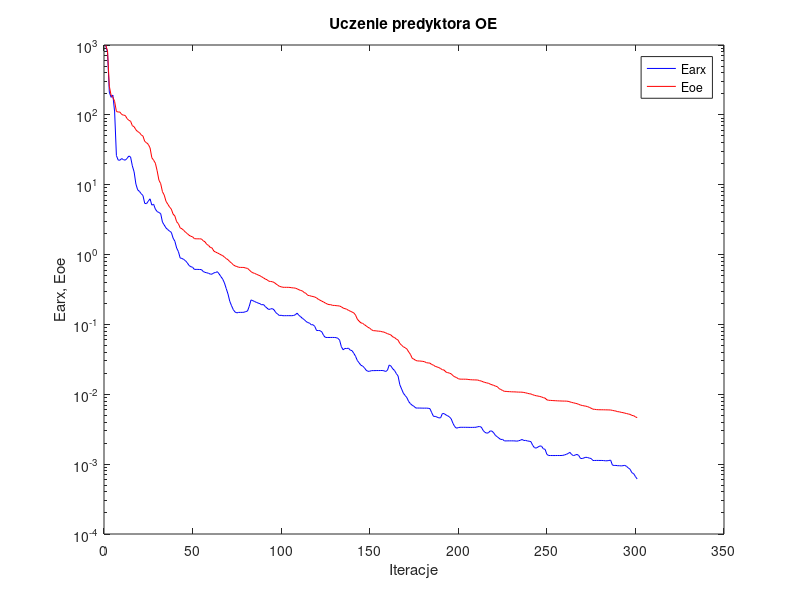
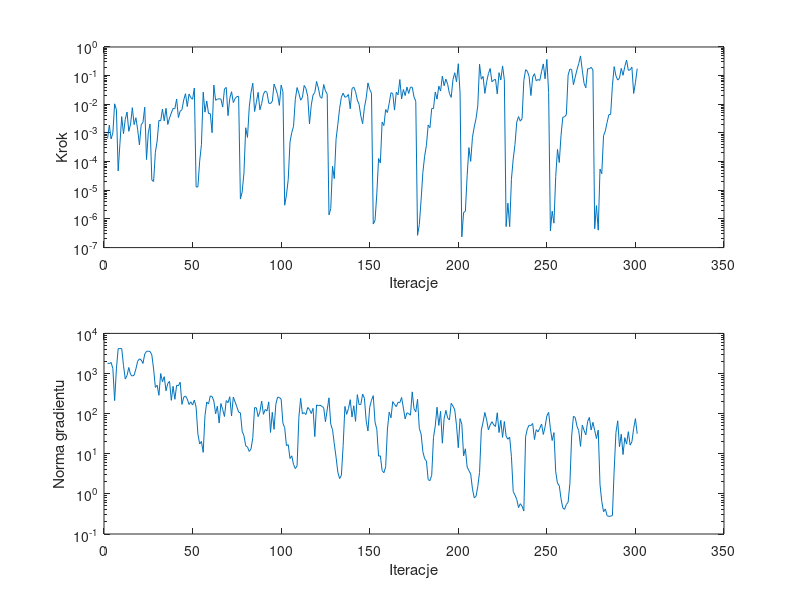

MATLAB code for these plots, in order:
%uczenie predyktora oe
clear all;
n=0; farx(n+1)=9.809625e+002; foe(n+1)=9.910724e+002; wspucz(n+1)=0.000000e+000; ng(n+1)=0.000000e+000;
%odnowa zmiennej metryki
n=1; farx(n+1)=7.798938e+002; foe(n+1)=8.210938e+002; krok(n+1)=6.399708e-004; ng(n+1)=1.819925e+003;
n=2; farx(n+1)=2.115992e+002; foe(n+1)=2.571963e+002; krok(n+1)=1.889589e-003; ng(n+1)=1.758417e+003;
n=3; farx(n+1)=1.780006e+002; foe(n+1)=1.909706e+002; krok(n+1)=6.192151e-004; ng(n+1)=1.888406e+003;
n=4; farx(n+1)=1.917120e+002; foe(n+1)=1.784227e+002; krok(n+1)=1.002892e-003; ng(n+1)=1.333021e+003;
n=5; farx(n+1)=1.100644e+002; foe(n+1)=1.554876e+002; krok(n+1)=1.039581e-002; ng(n+1)=2.114002e+002;
n=6; farx(n+1)=2.618517e+001; foe(n+1)=1.116997e+002; krok(n+1)=6.494640e-003; ng(n+1)=1.306009e+003;
n=7; farx(n+1)=2.251457e+001; foe(n+1)=1.099154e+002; krok(n+1)=4.738492e-005; ng(n+1)=4.152861e+003;
n=8; farx(n+1)=2.243349e+001; foe(n+1)=1.095513e+002; krok(n+1)=4.344519e-004; ng(n+1)=4.197018e+003;
n=9; farx(n+1)=2.369837e+001; foe(n+1)=1.011940e+002; krok(n+1)=3.715831e-003; ng(n+1)=4.173328e+003;
n=10; farx(n+1)=2.282984e+001; foe(n+1)=9.912237e+001; krok(n+1)=9.413494e-004; ng(n+1)=1.584578e+003;
n=11; farx(n+1)=2.246472e+001; foe(n+1)=9.805185e+001; krok(n+1)=2.998733e-003; ng(n+1)=7.282072e+002;
n=12; farx(n+1)=2.376913e+001; foe(n+1)=8.852435e+001; krok(n+1)=5.381741e-003; ng(n+1)=8.939949e+002;
n=13; farx(n+1)=2.577440e+001; foe(n+1)=8.356924e+001; krok(n+1)=1.140915e-003; ng(n+1)=1.413678e+003;
n=14; farx(n+1)=2.495749e+001; foe(n+1)=8.111486e+001; krok(n+1)=2.063028e-003; ng(n+1)=9.438003e+002;
n=15; farx(n+1)=1.863174e+001; foe(n+1)=7.003137e+001; krok(n+1)=7.626318e-003; ng(n+1)=8.630039e+002;
n=16; farx(n+1)=1.525076e+001; foe(n+1)=6.761341e+001; krok(n+1)=1.964993e-003; ng(n+1)=9.083603e+002;
n=17; farx(n+1)=1.023779e+001; foe(n+1)=6.120109e+001; krok(n+1)=3.400118e-003; ng(n+1)=1.299898e+003;
n=18; farx(n+1)=8.447002e+000; foe(n+1)=5.762266e+001; krok(n+1)=1.317301e-003; ng(n+1)=2.027227e+003;
n=19; farx(n+1)=8.018463e+000; foe(n+1)=5.579733e+001; krok(n+1)=3.824249e-004; ng(n+1)=2.323733e+003;
n=20; farx(n+1)=7.443415e+000; foe(n+1)=5.176715e+001; krok(n+1)=1.940336e-003; ng(n+1)=2.178677e+003;
n=21; farx(n+1)=6.989229e+000; foe(n+1)=4.962719e+001; krok(n+1)=2.364412e-003; ng(n+1)=1.781113e+003;
n=22; farx(n+1)=5.394903e+000; foe(n+1)=4.166293e+001; krok(n+1)=7.903068e-003; ng(n+1)=3.057056e+003;
n=23; farx(n+1)=5.357780e+000; foe(n+1)=3.992196e+001; krok(n+1)=1.182303e-004; ng(n+1)=3.570765e+003;
n=24; farx(n+1)=5.812522e+000; foe(n+1)=3.781545e+001; krok(n+1)=1.011991e-003; ng(n+1)=3.601986e+003;
n=25; farx(n+1)=6.283001e+000; foe(n+1)=3.364422e+001; krok(n+1)=2.063028e-003; ng(n+1)=3.537662e+003;
%odnowa zmiennej metryki
n=26; farx(n+1)=5.101814e+000; foe(n+1)=2.434330e+001; krok(n+1)=2.279861e-005; ng(n+1)=2.909480e+003;
n=27; farx(n+1)=5.257508e+000; foe(n+1)=2.243204e+001; krok(n+1)=2.026093e-005; ng(n+1)=1.292228e+003;
n=28; farx(n+1)=4.469932e+000; foe(n+1)=2.031657e+001; krok(n+1)=2.119010e-004; ng(n+1)=4.497081e+002;
n=29; farx(n+1)=4.129198e+000; foe(n+1)=1.583279e+001; krok(n+1)=5.234410e-004; ng(n+1)=5.121906e+002;
n=30; farx(n+1)=4.000641e+000; foe(n+1)=1.162789e+001; krok(n+1)=2.742688e-003; ng(n+1)=2.860731e+002;
n=31; farx(n+1)=3.858133e+000; foe(n+1)=1.035402e+001; krok(n+1)=2.641497e-003; ng(n+1)=9.985487e+002;
n=32; farx(n+1)=2.915571e+000; foe(n+1)=7.935728e+000; krok(n+1)=6.800237e-003; ng(n+1)=6.219040e+002;
n=33; farx(n+1)=2.648750e+000; foe(n+1)=7.101629e+000; krok(n+1)=2.634602e-003; ng(n+1)=8.338133e+002;
n=34; farx(n+1)=2.406761e+000; foe(n+1)=5.790154e+000; krok(n+1)=7.251821e-003; ng(n+1)=3.710410e+002;
n=35; farx(n+1)=2.278833e+000; foe(n+1)=5.269679e+000; krok(n+1)=1.982946e-003; ng(n+1)=5.664367e+002;
n=36; farx(n+1)=2.163503e+000; foe(n+1)=4.795397e+000; krok(n+1)=3.334617e-003; ng(n+1)=6.362012e+002;
n=37; farx(n+1)=2.082878e+000; foe(n+1)=4.472950e+000; krok(n+1)=4.969883e-003; ng(n+1)=2.145398e+002;
n=38; farx(n+1)=1.721605e+000; foe(n+1)=3.797161e+000; krok(n+1)=7.191676e-003; ng(n+1)=4.808562e+002;
n=39; farx(n+1)=1.551818e+000; foe(n+1)=3.565185e+000; krok(n+1)=7.007869e-003; ng(n+1)=2.279546e+002;
n=40; farx(n+1)=1.242930e+000; foe(n+1)=2.953444e+000; krok(n+1)=1.525264e-002; ng(n+1)=5.091524e+002;
n=41; farx(n+1)=1.102870e+000; foe(n+1)=2.764692e+000; krok(n+1)=3.452691e-003; ng(n+1)=4.947388e+002;
n=42; farx(n+1)=8.930332e-001; foe(n+1)=2.412755e+000; krok(n+1)=5.767896e-003; ng(n+1)=6.049226e+002;
n=43; farx(n+1)=8.806404e-001; foe(n+1)=2.339865e+000; krok(n+1)=6.480489e-003; ng(n+1)=1.702622e+002;
n=44; farx(n+1)=8.510972e-001; foe(n+1)=2.221163e+000; krok(n+1)=1.417782e-002; ng(n+1)=2.572983e+002;
n=45; farx(n+1)=8.161668e-001; foe(n+1)=2.088930e+000; krok(n+1)=2.343419e-002; ng(n+1)=2.753622e+002;
n=46; farx(n+1)=7.625901e-001; foe(n+1)=1.999918e+000; krok(n+1)=8.375056e-003; ng(n+1)=2.308147e+002;
n=47; farx(n+1)=6.981616e-001; foe(n+1)=1.891291e+000; krok(n+1)=2.284436e-002; ng(n+1)=1.692382e+002;
n=48; farx(n+1)=6.708765e-001; foe(n+1)=1.828728e+000; krok(n+1)=1.703305e-002; ng(n+1)=1.972208e+002;
n=49; farx(n+1)=6.584644e-001; foe(n+1)=1.797009e+000; krok(n+1)=1.503401e-002; ng(n+1)=1.640206e+002;
n=50; farx(n+1)=6.136640e-001; foe(n+1)=1.691372e+000; krok(n+1)=3.696362e-002; ng(n+1)=2.190552e+002;
%odnowa zmiennej metryki
n=51; farx(n+1)=6.135178e-001; foe(n+1)=1.681988e+000; krok(n+1)=1.302585e-005; ng(n+1)=1.444332e+002;
n=52; farx(n+1)=6.133270e-001; foe(n+1)=1.681295e+000; krok(n+1)=1.308479e-005; ng(n+1)=3.114017e+001;
n=53; farx(n+1)=6.115584e-001; foe(n+1)=1.679679e+000; krok(n+1)=1.028627e-004; ng(n+1)=1.749642e+001;
n=54; farx(n+1)=6.096018e-001; foe(n+1)=1.673973e+000; krok(n+1)=3.919520e-004; ng(n+1)=2.025088e+001;
n=55; farx(n+1)=5.728211e-001; foe(n+1)=1.576823e+000; krok(n+1)=2.643052e-002; ng(n+1)=1.082221e+001;
n=56; farx(n+1)=5.565457e-001; foe(n+1)=1.523892e+000; krok(n+1)=5.318174e-003; ng(n+1)=8.856405e+001;
n=57; farx(n+1)=5.488683e-001; foe(n+1)=1.400214e+000; krok(n+1)=1.308616e-002; ng(n+1)=1.957659e+002;
n=58; farx(n+1)=5.399106e-001; foe(n+1)=1.353466e+000; krok(n+1)=4.772940e-003; ng(n+1)=1.735394e+002;
n=59; farx(n+1)=5.252567e-001; foe(n+1)=1.264901e+000; krok(n+1)=4.733030e-003; ng(n+1)=2.754338e+002;
n=60; farx(n+1)=5.245664e-001; foe(n+1)=1.244173e+000; krok(n+1)=1.024167e-003; ng(n+1)=2.689447e+002;
n=61; farx(n+1)=5.474851e-001; foe(n+1)=1.122083e+000; krok(n+1)=4.681906e-002; ng(n+1)=2.074408e+002;
n=62; farx(n+1)=5.537113e-001; foe(n+1)=1.085522e+000; krok(n+1)=1.376948e-002; ng(n+1)=9.911245e+001;
n=63; farx(n+1)=5.689306e-001; foe(n+1)=1.057414e+000; krok(n+1)=1.519649e-002; ng(n+1)=1.533979e+002;
n=64; farx(n+1)=5.280486e-001; foe(n+1)=1.026707e+000; krok(n+1)=1.553457e-002; ng(n+1)=5.829826e+001;
n=65; farx(n+1)=4.833934e-001; foe(n+1)=9.919023e-001; krok(n+1)=1.526430e-002; ng(n+1)=1.783342e+002;
n=66; farx(n+1)=4.456325e-001; foe(n+1)=9.669003e-001; krok(n+1)=8.003391e-003; ng(n+1)=1.267268e+002;
n=67; farx(n+1)=3.920669e-001; foe(n+1)=9.192718e-001; krok(n+1)=3.413297e-002; ng(n+1)=8.477627e+001;
n=68; farx(n+1)=3.261773e-001; foe(n+1)=8.764336e-001; krok(n+1)=3.882853e-002; ng(n+1)=2.114523e+002;
n=69; farx(n+1)=2.723379e-001; foe(n+1)=8.438699e-001; krok(n+1)=4.026836e-003; ng(n+1)=1.873085e+002;
n=70; farx(n+1)=2.143457e-001; foe(n+1)=7.928466e-001; krok(n+1)=1.614645e-002; ng(n+1)=2.636085e+002;
n=71; farx(n+1)=1.851241e-001; foe(n+1)=7.555500e-001; krok(n+1)=2.753897e-002; ng(n+1)=8.761410e+001;
n=72; farx(n+1)=1.625728e-001; foe(n+1)=7.131312e-001; krok(n+1)=1.153579e-002; ng(n+1)=2.590419e+002;
n=73; farx(n+1)=1.504283e-001; foe(n+1)=6.876811e-001; krok(n+1)=1.586357e-002; ng(n+1)=1.957375e+002;
n=74; farx(n+1)=1.463813e-001; foe(n+1)=6.742456e-001; krok(n+1)=1.863402e-002; ng(n+1)=1.480907e+002;
n=75; farx(n+1)=1.486883e-001; foe(n+1)=6.582363e-001; krok(n+1)=1.900575e-002; ng(n+1)=1.089700e+002;
%odnowa zmiennej metryki
n=76; farx(n+1)=1.487638e-001; foe(n+1)=6.553407e-001; krok(n+1)=4.944182e-006; ng(n+1)=1.045463e+002;
n=77; farx(n+1)=1.488773e-001; foe(n+1)=6.548632e-001; krok(n+1)=8.736906e-006; ng(n+1)=3.633054e+001;
n=78; farx(n+1)=1.493427e-001; foe(n+1)=6.537879e-001; krok(n+1)=4.033419e-005; ng(n+1)=2.821638e+001;
n=79; farx(n+1)=1.527387e-001; foe(n+1)=6.407339e-001; krok(n+1)=1.518185e-003; ng(n+1)=1.575727e+001;
n=80; farx(n+1)=1.553159e-001; foe(n+1)=6.356127e-001; krok(n+1)=7.010487e-004; ng(n+1)=1.473445e+001;
n=81; farx(n+1)=1.819050e-001; foe(n+1)=6.028312e-001; krok(n+1)=8.023134e-003; ng(n+1)=1.138711e+001;
n=82; farx(n+1)=2.244831e-001; foe(n+1)=5.694372e-001; krok(n+1)=2.643052e-002; ng(n+1)=1.323670e+001;
n=83; farx(n+1)=2.189304e-001; foe(n+1)=5.490683e-001; krok(n+1)=5.442027e-002; ng(n+1)=2.521812e+001;
n=84; farx(n+1)=2.128508e-001; foe(n+1)=5.380892e-001; krok(n+1)=5.608324e-003; ng(n+1)=1.414745e+002;
n=85; farx(n+1)=2.070076e-001; foe(n+1)=5.236220e-001; krok(n+1)=1.153579e-002; ng(n+1)=1.398427e+002;
n=86; farx(n+1)=2.023352e-001; foe(n+1)=5.103454e-001; krok(n+1)=2.610641e-002; ng(n+1)=8.417742e+001;
n=87; farx(n+1)=1.983608e-001; foe(n+1)=4.985049e-001; krok(n+1)=6.428545e-003; ng(n+1)=1.110297e+002;
n=88; farx(n+1)=1.910306e-001; foe(n+1)=4.808704e-001; krok(n+1)=1.064021e-002; ng(n+1)=2.058105e+002;
n=89; farx(n+1)=1.927170e-001; foe(n+1)=4.650202e-001; krok(n+1)=2.272397e-002; ng(n+1)=9.600305e+001;
n=90; farx(n+1)=1.806239e-001; foe(n+1)=4.470024e-001; krok(n+1)=2.900728e-002; ng(n+1)=1.269407e+002;
n=91; farx(n+1)=1.714896e-001; foe(n+1)=4.364761e-001; krok(n+1)=2.598758e-002; ng(n+1)=1.165088e+002;
n=92; farx(n+1)=1.635568e-001; foe(n+1)=4.161134e-001; krok(n+1)=1.097075e-002; ng(n+1)=1.963473e+002;
n=93; farx(n+1)=1.663839e-001; foe(n+1)=4.121590e-001; krok(n+1)=1.064021e-002; ng(n+1)=3.397640e+001;
n=94; farx(n+1)=1.685736e-001; foe(n+1)=4.089665e-001; krok(n+1)=1.275465e-002; ng(n+1)=1.077545e+002;
n=95; farx(n+1)=1.616319e-001; foe(n+1)=3.996328e-001; krok(n+1)=5.082412e-002; ng(n+1)=4.058725e+001;
n=96; farx(n+1)=1.475447e-001; foe(n+1)=3.817896e-001; krok(n+1)=3.426151e-002; ng(n+1)=1.713886e+002;
n=97; farx(n+1)=1.409249e-001; foe(n+1)=3.659904e-001; krok(n+1)=2.156300e-002; ng(n+1)=2.583445e+002;
n=98; farx(n+1)=1.341535e-001; foe(n+1)=3.512898e-001; krok(n+1)=9.173286e-003; ng(n+1)=2.514484e+002;
n=99; farx(n+1)=1.351859e-001; foe(n+1)=3.458301e-001; krok(n+1)=4.681906e-002; ng(n+1)=2.300484e+002;
n=100; farx(n+1)=1.333554e-001; foe(n+1)=3.402070e-001; krok(n+1)=2.757245e-002; ng(n+1)=5.781352e+001;
%odnowa zmiennej metryki
n=101; farx(n+1)=1.333931e-001; foe(n+1)=3.399031e-001; krok(n+1)=3.014214e-006; ng(n+1)=4.471491e+001;
n=102; farx(n+1)=1.334462e-001; foe(n+1)=3.398448e-001; krok(n+1)=6.869231e-006; ng(n+1)=1.584389e+001;
n=103; farx(n+1)=1.335523e-001; foe(n+1)=3.396358e-001; krok(n+1)=2.394830e-005; ng(n+1)=1.685555e+001;
n=104; farx(n+1)=1.334451e-001; foe(n+1)=3.384259e-001; krok(n+1)=4.854552e-004; ng(n+1)=7.608897e+000;
n=105; farx(n+1)=1.333423e-001; foe(n+1)=3.348417e-001; krok(n+1)=1.040544e-003; ng(n+1)=8.879148e+000;
n=106; farx(n+1)=1.342538e-001; foe(n+1)=3.332621e-001; krok(n+1)=1.713514e-003; ng(n+1)=5.385133e+000;
n=107; farx(n+1)=1.374819e-001; foe(n+1)=3.307445e-001; krok(n+1)=1.503401e-002; ng(n+1)=4.265370e+000;
n=108; farx(n+1)=1.450371e-001; foe(n+1)=3.234393e-001; krok(n+1)=3.833684e-002; ng(n+1)=5.018339e+000;
n=109; farx(n+1)=1.351102e-001; foe(n+1)=3.142561e-001; krok(n+1)=2.426108e-002; ng(n+1)=8.042334e+001;
n=110; farx(n+1)=1.290685e-001; foe(n+1)=3.062481e-001; krok(n+1)=1.392711e-002; ng(n+1)=2.403983e+002;
n=111; farx(n+1)=1.220461e-001; foe(n+1)=3.018495e-001; krok(n+1)=1.740861e-002; ng(n+1)=9.876593e+001;
n=112; farx(n+1)=1.175850e-001; foe(n+1)=2.865460e-001; krok(n+1)=4.559356e-002; ng(n+1)=1.060223e+002;
n=113; farx(n+1)=1.106530e-001; foe(n+1)=2.783838e-001; krok(n+1)=3.535818e-002; ng(n+1)=9.511399e+001;
n=114; farx(n+1)=1.063533e-001; foe(n+1)=2.609848e-001; krok(n+1)=1.897240e-002; ng(n+1)=1.424555e+002;
n=115; farx(n+1)=1.045864e-001; foe(n+1)=2.588083e-001; krok(n+1)=2.095809e-003; ng(n+1)=1.275247e+002;
n=116; farx(n+1)=9.882666e-002; foe(n+1)=2.537013e-001; krok(n+1)=9.328627e-003; ng(n+1)=1.006555e+002;
n=117; farx(n+1)=9.902481e-002; foe(n+1)=2.509318e-001; krok(n+1)=2.097129e-002; ng(n+1)=1.354397e+002;
n=118; farx(n+1)=9.356850e-002; foe(n+1)=2.466798e-001; krok(n+1)=2.598758e-002; ng(n+1)=2.679942e+001;
n=119; farx(n+1)=8.178425e-002; foe(n+1)=2.397139e-001; krok(n+1)=6.288276e-002; ng(n+1)=1.647575e+002;
n=120; farx(n+1)=8.188109e-002; foe(n+1)=2.287730e-001; krok(n+1)=3.685289e-002; ng(n+1)=1.571637e+002;
n=121; farx(n+1)=8.140313e-002; foe(n+1)=2.220123e-001; krok(n+1)=1.825465e-002; ng(n+1)=1.625797e+002;
n=122; farx(n+1)=7.788177e-002; foe(n+1)=2.151004e-001; krok(n+1)=1.620620e-002; ng(n+1)=1.507380e+002;
n=123; farx(n+1)=6.932083e-002; foe(n+1)=2.091173e-001; krok(n+1)=4.904612e-002; ng(n+1)=1.419140e+002;
n=124; farx(n+1)=6.517202e-002; foe(n+1)=2.019032e-001; krok(n+1)=2.959126e-002; ng(n+1)=6.298569e+001;
n=125; farx(n+1)=6.506265e-002; foe(n+1)=1.962291e-001; krok(n+1)=2.254527e-002; ng(n+1)=1.248365e+002;
%odnowa zmiennej metryki
n=126; farx(n+1)=6.506388e-002; foe(n+1)=1.921255e-001; krok(n+1)=1.387326e-006; ng(n+1)=2.477132e+002;
n=127; farx(n+1)=6.509200e-002; foe(n+1)=1.918846e-001; krok(n+1)=2.289680e-006; ng(n+1)=5.429744e+001;
n=128; farx(n+1)=6.514571e-002; foe(n+1)=1.874640e-001; krok(n+1)=6.874781e-005; ng(n+1)=4.009273e+001;
n=129; farx(n+1)=6.503504e-002; foe(n+1)=1.871306e-001; krok(n+1)=2.556514e-005; ng(n+1)=1.759780e+001;
n=130; farx(n+1)=6.472010e-002; foe(n+1)=1.858284e-001; krok(n+1)=6.048641e-004; ng(n+1)=8.219627e+000;
n=131; farx(n+1)=6.337467e-002; foe(n+1)=1.848007e-001; krok(n+1)=2.002393e-003; ng(n+1)=3.476488e+000;
n=132; farx(n+1)=5.961177e-002; foe(n+1)=1.834494e-001; krok(n+1)=7.100804e-003; ng(n+1)=2.407488e+000;
n=133; farx(n+1)=4.791482e-002; foe(n+1)=1.786755e-001; krok(n+1)=1.773103e-002; ng(n+1)=2.885930e+000;
n=134; farx(n+1)=4.334818e-002; foe(n+1)=1.715987e-001; krok(n+1)=2.452306e-002; ng(n+1)=1.600108e+001;
n=135; farx(n+1)=4.537287e-002; foe(n+1)=1.682397e-001; krok(n+1)=1.761298e-002; ng(n+1)=1.515053e+002;
n=136; farx(n+1)=4.515650e-002; foe(n+1)=1.652356e-001; krok(n+1)=1.865725e-002; ng(n+1)=9.609742e+001;
n=137; farx(n+1)=4.574742e-002; foe(n+1)=1.589696e-001; krok(n+1)=2.194150e-002; ng(n+1)=1.338490e+002;
n=138; farx(n+1)=4.289030e-002; foe(n+1)=1.549488e-001; krok(n+1)=6.963555e-003; ng(n+1)=2.231246e+002;
n=139; farx(n+1)=4.218595e-002; foe(n+1)=1.505491e-001; krok(n+1)=3.550149e-002; ng(n+1)=8.227997e+001;
n=140; farx(n+1)=3.863474e-002; foe(n+1)=1.464995e-001; krok(n+1)=3.959818e-002; ng(n+1)=1.574483e+002;
n=141; farx(n+1)=3.498311e-002; foe(n+1)=1.360552e-001; krok(n+1)=2.757245e-002; ng(n+1)=6.434219e+001;
n=142; farx(n+1)=3.047680e-002; foe(n+1)=1.191597e-001; krok(n+1)=1.405854e-002; ng(n+1)=2.977365e+002;
n=143; farx(n+1)=2.823604e-002; foe(n+1)=1.113611e-001; krok(n+1)=9.889238e-003; ng(n+1)=1.675739e+002;
n=144; farx(n+1)=2.606851e-002; foe(n+1)=1.054246e-001; krok(n+1)=3.868579e-003; ng(n+1)=1.705212e+002;
n=145; farx(n+1)=2.536935e-002; foe(n+1)=1.035317e-001; krok(n+1)=2.100547e-003; ng(n+1)=3.087279e+002;
n=146; farx(n+1)=2.397409e-002; foe(n+1)=9.931265e-002; krok(n+1)=7.737158e-003; ng(n+1)=2.418804e+002;
n=147; farx(n+1)=2.205649e-002; foe(n+1)=9.526280e-002; krok(n+1)=1.619829e-002; ng(n+1)=6.619444e+001;
n=148; farx(n+1)=2.132981e-002; foe(n+1)=9.099063e-002; krok(n+1)=5.570844e-002; ng(n+1)=3.710616e+001;
n=149; farx(n+1)=2.138588e-002; foe(n+1)=8.828325e-002; krok(n+1)=3.281725e-002; ng(n+1)=1.443720e+002;
n=150; farx(n+1)=2.180401e-002; foe(n+1)=8.405790e-002; krok(n+1)=2.432476e-002; ng(n+1)=2.163226e+002;
%odnowa zmiennej metryki
n=151; farx(n+1)=2.181107e-002; foe(n+1)=8.139306e-002; krok(n+1)=6.647359e-007; ng(n+1)=2.804013e+002;
n=152; farx(n+1)=2.182547e-002; foe(n+1)=8.124465e-002; krok(n+1)=8.898267e-007; ng(n+1)=6.114419e+001;
n=153; farx(n+1)=2.187433e-002; foe(n+1)=8.062559e-002; krok(n+1)=7.425417e-006; ng(n+1)=4.099462e+001;
n=154; farx(n+1)=2.186864e-002; foe(n+1)=8.005071e-002; krok(n+1)=1.287051e-004; ng(n+1)=8.734127e+000;
n=155; farx(n+1)=2.187968e-002; foe(n+1)=7.978086e-002; krok(n+1)=8.923578e-005; ng(n+1)=8.893658e+000;
n=156; farx(n+1)=2.191666e-002; foe(n+1)=7.846430e-002; krok(n+1)=2.394037e-003; ng(n+1)=3.828332e+000;
n=157; farx(n+1)=2.172634e-002; foe(n+1)=7.774904e-002; krok(n+1)=1.810600e-003; ng(n+1)=3.368266e+000;
n=158; farx(n+1)=2.120363e-002; foe(n+1)=7.577800e-002; krok(n+1)=6.543079e-003; ng(n+1)=4.722663e+000;
n=159; farx(n+1)=2.204684e-002; foe(n+1)=7.381010e-002; krok(n+1)=5.167850e-003; ng(n+1)=4.122721e+001;
n=160; farx(n+1)=2.626994e-002; foe(n+1)=7.222114e-002; krok(n+1)=1.091588e-002; ng(n+1)=1.093133e+002;
n=161; farx(n+1)=2.532949e-002; foe(n+1)=7.053410e-002; krok(n+1)=2.539936e-002; ng(n+1)=7.892785e+001;
n=162; farx(n+1)=2.316207e-002; foe(n+1)=6.637095e-002; krok(n+1)=2.378377e-002; ng(n+1)=1.996777e+002;
n=163; farx(n+1)=2.192074e-002; foe(n+1)=6.496931e-002; krok(n+1)=6.281400e-003; ng(n+1)=1.697545e+002;
n=164; farx(n+1)=1.983274e-002; foe(n+1)=6.181097e-002; krok(n+1)=2.642647e-002; ng(n+1)=1.495133e+002;
n=165; farx(n+1)=1.827465e-002; foe(n+1)=5.967186e-002; krok(n+1)=2.152696e-002; ng(n+1)=1.923613e+002;
n=166; farx(n+1)=1.368669e-002; foe(n+1)=5.346364e-002; krok(n+1)=7.317146e-002; ng(n+1)=1.881726e+002;
n=167; farx(n+1)=1.191760e-002; foe(n+1)=5.036799e-002; krok(n+1)=1.536047e-002; ng(n+1)=2.533908e+002;
n=168; farx(n+1)=1.036005e-002; foe(n+1)=4.782541e-002; krok(n+1)=3.276344e-002; ng(n+1)=1.377230e+002;
n=169; farx(n+1)=9.608821e-003; foe(n+1)=4.642734e-002; krok(n+1)=2.015462e-002; ng(n+1)=7.408956e+001;
n=170; farx(n+1)=8.934089e-003; foe(n+1)=4.438200e-002; krok(n+1)=4.002904e-002; ng(n+1)=1.048927e+002;
n=171; farx(n+1)=7.860573e-003; foe(n+1)=4.041999e-002; krok(n+1)=2.392360e-002; ng(n+1)=1.001653e+002;
n=172; farx(n+1)=7.327041e-003; foe(n+1)=3.719407e-002; krok(n+1)=3.962827e-002; ng(n+1)=9.140512e+001;
n=173; farx(n+1)=6.952020e-003; foe(n+1)=3.268771e-002; krok(n+1)=3.926791e-002; ng(n+1)=3.484804e+002;
n=174; farx(n+1)=6.722257e-003; foe(n+1)=3.178845e-002; krok(n+1)=1.806016e-002; ng(n+1)=1.327361e+002;
n=175; farx(n+1)=6.362433e-003; foe(n+1)=3.049347e-002; krok(n+1)=1.276026e-002; ng(n+1)=1.104953e+002;
%odnowa zmiennej metryki
n=176; farx(n+1)=6.356613e-003; foe(n+1)=3.002317e-002; krok(n+1)=2.685461e-007; ng(n+1)=2.283896e+002;
n=177; farx(n+1)=6.354489e-003; foe(n+1)=2.998212e-002; krok(n+1)=6.343216e-007; ng(n+1)=4.263055e+001;
n=178; farx(n+1)=6.344564e-003; foe(n+1)=2.981429e-002; krok(n+1)=4.531308e-006; ng(n+1)=3.114299e+001;
n=179; farx(n+1)=6.335167e-003; foe(n+1)=2.960411e-002; krok(n+1)=4.184295e-005; ng(n+1)=1.130622e+001;
n=180; farx(n+1)=6.330427e-003; foe(n+1)=2.923868e-002; krok(n+1)=1.546804e-004; ng(n+1)=7.536770e+000;
n=181; farx(n+1)=6.339991e-003; foe(n+1)=2.831427e-002; krok(n+1)=3.679918e-004; ng(n+1)=6.592927e+000;
n=182; farx(n+1)=6.308616e-003; foe(n+1)=2.810582e-002; krok(n+1)=1.879251e-003; ng(n+1)=2.258420e+000;
n=183; farx(n+1)=6.228709e-003; foe(n+1)=2.794360e-002; krok(n+1)=1.524981e-003; ng(n+1)=2.142576e+000;
n=184; farx(n+1)=5.450538e-003; foe(n+1)=2.666360e-002; krok(n+1)=7.152527e-003; ng(n+1)=2.917635e+000;
n=185; farx(n+1)=4.831133e-003; foe(n+1)=2.615953e-002; krok(n+1)=7.119007e-003; ng(n+1)=2.555769e+001;
n=186; farx(n+1)=4.824508e-003; foe(n+1)=2.506559e-002; krok(n+1)=2.693892e-002; ng(n+1)=4.949987e+001;
n=187; farx(n+1)=4.715188e-003; foe(n+1)=2.464812e-002; krok(n+1)=1.517095e-002; ng(n+1)=1.444383e+002;
n=188; farx(n+1)=4.598246e-003; foe(n+1)=2.410232e-002; krok(n+1)=4.284718e-002; ng(n+1)=5.071067e+001;
n=189; farx(n+1)=4.598934e-003; foe(n+1)=2.337687e-002; krok(n+1)=2.900728e-002; ng(n+1)=1.143226e+002;
n=190; farx(n+1)=5.293935e-003; foe(n+1)=2.245878e-002; krok(n+1)=9.636975e-002; ng(n+1)=1.833145e+001;
n=191; farx(n+1)=5.288462e-003; foe(n+1)=2.224505e-002; krok(n+1)=4.446078e-002; ng(n+1)=7.551986e+001;
n=192; farx(n+1)=5.068319e-003; foe(n+1)=2.081944e-002; krok(n+1)=7.564602e-002; ng(n+1)=1.204353e+002;
n=193; farx(n+1)=4.922606e-003; foe(n+1)=2.042195e-002; krok(n+1)=5.018717e-002; ng(n+1)=7.825432e+001;
n=194; farx(n+1)=4.748634e-003; foe(n+1)=2.009710e-002; krok(n+1)=2.369912e-002; ng(n+1)=6.931120e+001;
n=195; farx(n+1)=4.447404e-003; foe(n+1)=1.960379e-002; krok(n+1)=1.748904e-002; ng(n+1)=1.813266e+002;
n=196; farx(n+1)=3.836780e-003; foe(n+1)=1.849717e-002; krok(n+1)=7.301859e-002; ng(n+1)=1.549001e+002;
n=197; farx(n+1)=3.441489e-003; foe(n+1)=1.776782e-002; krok(n+1)=1.261477e-001; ng(n+1)=1.236007e+002;
n=198; farx(n+1)=3.270159e-003; foe(n+1)=1.738313e-002; krok(n+1)=6.090562e-002; ng(n+1)=5.077652e+001;
n=199; farx(n+1)=3.334631e-003; foe(n+1)=1.668747e-002; krok(n+1)=2.609695e-001; ng(n+1)=1.417443e+001;
n=200; farx(n+1)=3.369262e-003; foe(n+1)=1.648382e-002; krok(n+1)=2.445313e-002; ng(n+1)=7.526567e+001;
%odnowa zmiennej metryki
n=201; farx(n+1)=3.368988e-003; foe(n+1)=1.646073e-002; krok(n+1)=2.370762e-007; ng(n+1)=5.436042e+001;
n=202; farx(n+1)=3.368656e-003; foe(n+1)=1.645611e-002; krok(n+1)=1.685596e-006; ng(n+1)=8.874851e+000;
n=203; farx(n+1)=3.367725e-003; foe(n+1)=1.644179e-002; krok(n+1)=1.845341e-006; ng(n+1)=1.330604e+001;
n=204; farx(n+1)=3.365457e-003; foe(n+1)=1.640892e-002; krok(n+1)=3.200520e-005; ng(n+1)=4.663483e+000;
n=205; farx(n+1)=3.361971e-003; foe(n+1)=1.624272e-002; krok(n+1)=3.084957e-004; ng(n+1)=3.792352e+000;
n=206; farx(n+1)=3.357179e-003; foe(n+1)=1.616847e-002; krok(n+1)=1.022356e-004; ng(n+1)=3.116990e+000;
n=207; farx(n+1)=3.359151e-003; foe(n+1)=1.610565e-002; krok(n+1)=7.101242e-004; ng(n+1)=1.330499e+000;
n=208; farx(n+1)=3.364854e-003; foe(n+1)=1.607643e-002; krok(n+1)=1.624224e-003; ng(n+1)=8.009196e-001;
n=209; farx(n+1)=3.373229e-003; foe(n+1)=1.604018e-002; krok(n+1)=3.137471e-003; ng(n+1)=8.664813e-001;
n=210; farx(n+1)=3.435321e-003; foe(n+1)=1.599696e-002; krok(n+1)=8.839546e-003; ng(n+1)=1.520482e+000;
n=211; farx(n+1)=3.453979e-003; foe(n+1)=1.566595e-002; krok(n+1)=2.506731e-001; ng(n+1)=3.411234e+000;
n=212; farx(n+1)=3.388380e-003; foe(n+1)=1.548248e-002; krok(n+1)=7.508776e-002; ng(n+1)=3.884278e+001;
n=213; farx(n+1)=3.044549e-003; foe(n+1)=1.507928e-002; krok(n+1)=9.359461e-002; ng(n+1)=6.179429e+001;
n=214; farx(n+1)=2.858740e-003; foe(n+1)=1.479995e-002; krok(n+1)=2.410544e-002; ng(n+1)=1.068226e+002;
n=215; farx(n+1)=2.777185e-003; foe(n+1)=1.456026e-002; krok(n+1)=6.101994e-002; ng(n+1)=6.995828e+001;
n=216; farx(n+1)=2.808180e-003; foe(n+1)=1.438911e-002; krok(n+1)=1.171506e-001; ng(n+1)=3.925861e+001;
n=217; farx(n+1)=2.990000e-003; foe(n+1)=1.399013e-002; krok(n+1)=1.775417e-001; ng(n+1)=5.232233e+001;
n=218; farx(n+1)=2.970256e-003; foe(n+1)=1.368637e-002; krok(n+1)=6.101054e-002; ng(n+1)=6.299723e+001;
n=219; farx(n+1)=2.803365e-003; foe(n+1)=1.342279e-002; krok(n+1)=6.995615e-002; ng(n+1)=5.255359e+001;
n=220; farx(n+1)=2.572823e-003; foe(n+1)=1.307905e-002; krok(n+1)=7.462902e-002; ng(n+1)=4.788029e+001;
n=221; farx(n+1)=2.469237e-003; foe(n+1)=1.287695e-002; krok(n+1)=2.307159e-002; ng(n+1)=1.052338e+002;
n=222; farx(n+1)=2.346402e-003; foe(n+1)=1.207352e-002; krok(n+1)=1.271551e-001; ng(n+1)=3.386416e+001;
n=223; farx(n+1)=2.253865e-003; foe(n+1)=1.170731e-002; krok(n+1)=7.053511e-002; ng(n+1)=6.825652e+001;
n=224; farx(n+1)=2.263829e-003; foe(n+1)=1.134481e-002; krok(n+1)=2.176811e-001; ng(n+1)=2.558412e+001;
n=225; farx(n+1)=2.151549e-003; foe(n+1)=1.102199e-002; krok(n+1)=7.142563e-002; ng(n+1)=6.373736e+001;
%odnowa zmiennej metryki
n=226; farx(n+1)=2.151561e-003; foe(n+1)=1.100642e-002; krok(n+1)=5.405016e-007; ng(n+1)=2.747034e+001;
n=227; farx(n+1)=2.154882e-003; foe(n+1)=1.092533e-002; krok(n+1)=3.543026e-006; ng(n+1)=2.301050e+001;
n=228; farx(n+1)=2.155028e-003; foe(n+1)=1.090998e-002; krok(n+1)=5.381402e-007; ng(n+1)=2.610917e+001;
n=229; farx(n+1)=2.155683e-003; foe(n+1)=1.084794e-002; krok(n+1)=2.418894e-005; ng(n+1)=8.422482e+000;
n=230; farx(n+1)=2.154261e-003; foe(n+1)=1.083983e-002; krok(n+1)=1.222501e-004; ng(n+1)=1.149684e+000;
n=231; farx(n+1)=2.150139e-003; foe(n+1)=1.082031e-002; krok(n+1)=3.939441e-004; ng(n+1)=9.297393e-001;
n=232; farx(n+1)=2.133784e-003; foe(n+1)=1.077716e-002; krok(n+1)=2.380740e-003; ng(n+1)=7.313722e-001;
n=233; farx(n+1)=2.159037e-003; foe(n+1)=1.075029e-002; krok(n+1)=3.740913e-003; ng(n+1)=4.546369e-001;
n=234; farx(n+1)=2.195056e-003; foe(n+1)=1.073509e-002; krok(n+1)=2.583925e-003; ng(n+1)=5.702025e-001;
n=235; farx(n+1)=2.256498e-003; foe(n+1)=1.071759e-002; krok(n+1)=3.136698e-003; ng(n+1)=4.947797e-001;
n=236; farx(n+1)=2.180342e-003; foe(n+1)=1.062289e-002; krok(n+1)=6.721749e-002; ng(n+1)=3.736297e-001;
n=237; farx(n+1)=2.187836e-003; foe(n+1)=1.049416e-002; krok(n+1)=1.607119e-001; ng(n+1)=2.681742e+001;
n=238; farx(n+1)=2.148444e-003; foe(n+1)=1.034658e-002; krok(n+1)=1.416892e-001; ng(n+1)=4.206471e+001;
n=239; farx(n+1)=2.129988e-003; foe(n+1)=1.018132e-002; krok(n+1)=9.228634e-002; ng(n+1)=5.156385e+001;
n=240; farx(n+1)=2.100613e-003; foe(n+1)=1.011398e-002; krok(n+1)=2.025137e-002; ng(n+1)=5.052408e+001;
n=241; farx(n+1)=1.860022e-003; foe(n+1)=9.864427e-003; krok(n+1)=8.892157e-002; ng(n+1)=5.690638e+001;
n=242; farx(n+1)=1.721766e-003; foe(n+1)=9.667585e-003; krok(n+1)=1.171506e-001; ng(n+1)=2.260742e+001;
n=243; farx(n+1)=1.696458e-003; foe(n+1)=9.525215e-003; krok(n+1)=6.601690e-002; ng(n+1)=3.989441e+001;
n=244; farx(n+1)=1.758399e-003; foe(n+1)=9.431868e-003; krok(n+1)=7.326360e-002; ng(n+1)=3.507872e+001;
n=245; farx(n+1)=1.820787e-003; foe(n+1)=9.307957e-003; krok(n+1)=6.826594e-002; ng(n+1)=4.305691e+001;
n=246; farx(n+1)=1.809522e-003; foe(n+1)=9.163178e-003; krok(n+1)=1.380129e-001; ng(n+1)=5.524615e+001;
n=247; farx(n+1)=1.657081e-003; foe(n+1)=8.946062e-003; krok(n+1)=2.565715e-001; ng(n+1)=3.026271e+001;
n=248; farx(n+1)=1.632094e-003; foe(n+1)=8.812028e-003; krok(n+1)=7.795251e-002; ng(n+1)=4.700578e+001;
n=249; farx(n+1)=1.380798e-003; foe(n+1)=8.328839e-003; krok(n+1)=3.691454e-001; ng(n+1)=8.851072e+001;
n=250; farx(n+1)=1.328774e-003; foe(n+1)=8.206324e-003; krok(n+1)=2.570124e-002; ng(n+1)=1.076142e+002;
%odnowa zmiennej metryki
n=251; farx(n+1)=1.329003e-003; foe(n+1)=8.179894e-003; krok(n+1)=3.818162e-007; ng(n+1)=4.167969e+001;
n=252; farx(n+1)=1.328437e-003; foe(n+1)=8.147748e-003; krok(n+1)=1.867939e-006; ng(n+1)=2.140736e+001;
n=253; farx(n+1)=1.327498e-003; foe(n+1)=8.107862e-003; krok(n+1)=7.131750e-007; ng(n+1)=3.372273e+001;
n=254; farx(n+1)=1.328430e-003; foe(n+1)=8.089529e-003; krok(n+1)=3.014162e-005; ng(n+1)=3.544200e+000;
n=255; farx(n+1)=1.329456e-003; foe(n+1)=8.054110e-003; krok(n+1)=2.663065e-004; ng(n+1)=1.843033e+000;
n=256; farx(n+1)=1.329199e-003; foe(n+1)=8.037999e-003; krok(n+1)=9.290537e-005; ng(n+1)=1.613096e+000;
n=257; farx(n+1)=1.329524e-003; foe(n+1)=8.020542e-003; krok(n+1)=8.336543e-004; ng(n+1)=7.564012e-001;
n=258; farx(n+1)=1.335109e-003; foe(n+1)=8.001837e-003; krok(n+1)=3.516052e-003; ng(n+1)=4.493433e-001;
n=259; farx(n+1)=1.356138e-003; foe(n+1)=7.991556e-003; krok(n+1)=3.660956e-003; ng(n+1)=4.120991e-001;
n=260; farx(n+1)=1.381343e-003; foe(n+1)=7.985096e-003; krok(n+1)=4.375565e-003; ng(n+1)=5.441401e-001;
n=261; farx(n+1)=1.420189e-003; foe(n+1)=7.928283e-003; krok(n+1)=1.057059e-001; ng(n+1)=6.196593e-001;
n=262; farx(n+1)=1.474411e-003; foe(n+1)=7.790817e-003; krok(n+1)=1.694093e-001; ng(n+1)=1.827928e+000;
n=263; farx(n+1)=1.372509e-003; foe(n+1)=7.650128e-003; krok(n+1)=1.638325e-001; ng(n+1)=2.767950e+001;
n=264; farx(n+1)=1.325210e-003; foe(n+1)=7.554846e-003; krok(n+1)=4.828142e-002; ng(n+1)=8.633449e+001;
n=265; farx(n+1)=1.349726e-003; foe(n+1)=7.443032e-003; krok(n+1)=8.877087e-002; ng(n+1)=8.002462e+001;
n=266; farx(n+1)=1.378841e-003; foe(n+1)=7.339663e-003; krok(n+1)=1.600146e-001; ng(n+1)=4.852553e+001;
n=267; farx(n+1)=1.329642e-003; foe(n+1)=7.174947e-003; krok(n+1)=2.658984e-001; ng(n+1)=3.768669e+001;
n=268; farx(n+1)=1.206776e-003; foe(n+1)=7.010025e-003; krok(n+1)=4.884576e-001; ng(n+1)=1.524583e+001;
n=269; farx(n+1)=1.203416e-003; foe(n+1)=6.912593e-003; krok(n+1)=1.528330e-001; ng(n+1)=5.179603e+001;
n=270; farx(n+1)=1.230509e-003; foe(n+1)=6.825685e-003; krok(n+1)=5.397089e-002; ng(n+1)=3.821923e+001;
n=271; farx(n+1)=1.254168e-003; foe(n+1)=6.758582e-003; krok(n+1)=3.758985e-002; ng(n+1)=2.960058e+001;
n=272; farx(n+1)=1.243340e-003; foe(n+1)=6.657316e-003; krok(n+1)=1.732520e-001; ng(n+1)=6.354551e+001;
n=273; farx(n+1)=1.218877e-003; foe(n+1)=6.490815e-003; krok(n+1)=1.738735e-001; ng(n+1)=8.060676e+001;
n=274; farx(n+1)=1.204730e-003; foe(n+1)=6.314854e-003; krok(n+1)=1.951976e-001; ng(n+1)=3.904369e+001;
n=275; farx(n+1)=1.128427e-003; foe(n+1)=6.121013e-003; krok(n+1)=1.585131e-001; ng(n+1)=6.072875e+001;
%odnowa zmiennej metryki
n=276; farx(n+1)=1.128693e-003; foe(n+1)=6.095017e-003; krok(n+1)=4.572600e-007; ng(n+1)=3.815405e+001;
n=277; farx(n+1)=1.130261e-003; foe(n+1)=6.036241e-003; krok(n+1)=2.914162e-006; ng(n+1)=2.390660e+001;
n=278; farx(n+1)=1.130444e-003; foe(n+1)=6.015229e-003; krok(n+1)=4.071682e-007; ng(n+1)=3.892471e+001;
n=279; farx(n+1)=1.129430e-003; foe(n+1)=6.004091e-003; krok(n+1)=5.467474e-005; ng(n+1)=1.714797e+000;
n=280; farx(n+1)=1.129323e-003; foe(n+1)=6.003448e-003; krok(n+1)=3.791849e-005; ng(n+1)=6.460073e-001;
n=281; farx(n+1)=1.125443e-003; foe(n+1)=5.997940e-003; krok(n+1)=8.031637e-004; ng(n+1)=3.592455e-001;
n=282; farx(n+1)=1.116744e-003; foe(n+1)=5.988811e-003; krok(n+1)=1.180926e-003; ng(n+1)=4.212092e-001;
n=283; farx(n+1)=1.117550e-003; foe(n+1)=5.982288e-003; krok(n+1)=2.332157e-003; ng(n+1)=2.868454e-001;
n=284; farx(n+1)=1.127729e-003; foe(n+1)=5.972390e-003; krok(n+1)=4.352152e-003; ng(n+1)=2.743755e-001;
n=285; farx(n+1)=1.141685e-003; foe(n+1)=5.959600e-003; krok(n+1)=4.419773e-003; ng(n+1)=2.789734e-001;
n=286; farx(n+1)=9.691462e-004; foe(n+1)=5.883627e-003; krok(n+1)=4.438543e-002; ng(n+1)=2.886605e-001;
n=287; farx(n+1)=9.572321e-004; foe(n+1)=5.813767e-003; krok(n+1)=2.056099e-001; ng(n+1)=3.966653e+000;
n=288; farx(n+1)=9.594139e-004; foe(n+1)=5.751493e-003; krok(n+1)=9.790078e-002; ng(n+1)=3.383897e+001;
n=289; farx(n+1)=9.491146e-004; foe(n+1)=5.638959e-003; krok(n+1)=7.000904e-002; ng(n+1)=6.622261e+001;
n=290; farx(n+1)=9.499245e-004; foe(n+1)=5.607573e-003; krok(n+1)=8.277891e-002; ng(n+1)=1.496418e+001;
n=291; farx(n+1)=9.434114e-004; foe(n+1)=5.511975e-003; krok(n+1)=1.794664e-001; ng(n+1)=3.071499e+001;
n=292; farx(n+1)=9.505896e-004; foe(n+1)=5.459651e-003; krok(n+1)=1.027179e-001; ng(n+1)=9.559891e+000;
n=293; farx(n+1)=9.609097e-004; foe(n+1)=5.374524e-003; krok(n+1)=2.079006e-001; ng(n+1)=2.521667e+001;
n=294; farx(n+1)=9.282871e-004; foe(n+1)=5.303019e-003; krok(n+1)=3.505976e-001; ng(n+1)=1.738279e+001;
n=295; farx(n+1)=8.818352e-004; foe(n+1)=5.217557e-003; krok(n+1)=1.530377e-001; ng(n+1)=3.553947e+001;
n=296; farx(n+1)=8.442045e-004; foe(n+1)=5.160242e-003; krok(n+1)=1.600146e-001; ng(n+1)=1.637190e+001;
n=297; farx(n+1)=7.536525e-004; foe(n+1)=4.984813e-003; krok(n+1)=1.981883e-001; ng(n+1)=1.984668e+001;
n=298; farx(n+1)=7.311456e-004; foe(n+1)=4.937925e-003; krok(n+1)=2.386882e-002; ng(n+1)=4.278953e+001;
n=299; farx(n+1)=6.645521e-004; foe(n+1)=4.751607e-003; krok(n+1)=5.671128e-002; ng(n+1)=7.518171e+001;
n=300; farx(n+1)=6.120474e-004; foe(n+1)=4.626342e-003; krok(n+1)=1.755320e-001; ng(n+1)=3.150537e+001;

figure; semilogy(farx,'b'); hold on; semilogy(foe,'r'); xlabel('Iteracje'); ylabel('Earx, Eoe'); legend('Earx','Eoe'); title('Uczenie predyktora OE');
figure; subplot(2,1,1); semilogy(krok); xlabel('Iteracje'); ylabel('Krok');
subplot(2,1,2); semilogy(ng); xlabel('Iteracje'); ylabel('Norma gradientu');
Earx=farx(n+1)
Eoe=foe(n+1)
